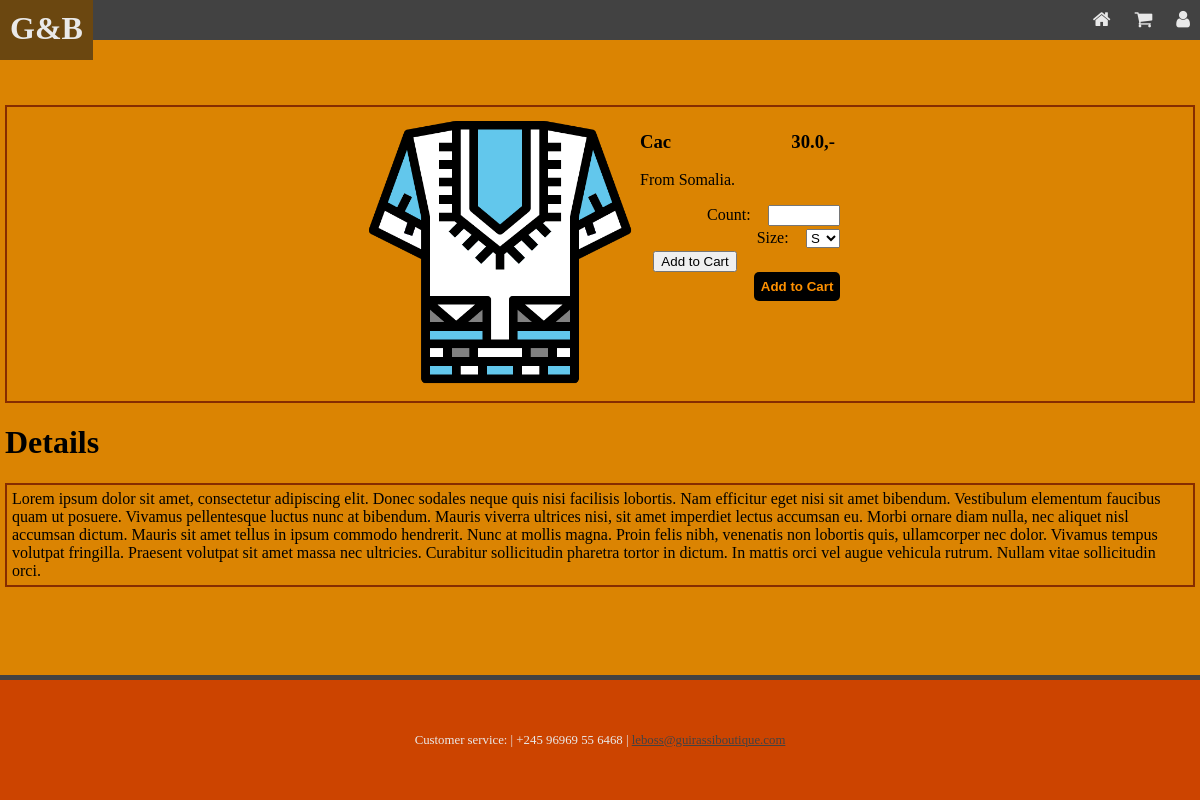
/product/2 (signed in), run on the app's committed database.
### tables this page shows
CREATE TABLE products (
                                prod_id INTEGER,
                                name TEXT NOT NULL,
                                price REAL NOT NULL,
                                file_name TEXT,
                                description text,
                                PRIMARY KEY (prod_id)
                            );

### app.py (the view)
@app.route("/product/<int:prod_id>", methods=["GET", "POST"])
def product(prod_id):
    LoggedIn = False
    conn = get_db()
    if session.get("username", None) != None:
        LoggedIn = True
    product = get_product_by_prod_id(conn, prod_id)
    name = product["name"]
    size = request.args.get("size")
    quantity = request.args.get("count")
    totalprice = 0
    productscart = get_orders_by_userid(conn, session["userid"])
    if request.method == "POST":
        size = request.form["size"]
        quantity = request.form["count"]
        totalprice = int(quantity) * float(product["price"])
        add_order(conn, session["userid"], prod_id, quantity, size, False, totalprice)
        return redirect(url_for("index"))
    return render_template("product.html", title = name, username=session.get("username", None), role=session.get("role", None), LoggedIn = LoggedIn, prod_id = prod_id, product = product)

### app.py (called while the page is built)
def get_db():
    db = getattr(g, '_database', None)
    if db is None:
        db = g._database = sqlite3.connect(DATABASE)
    return db

@app.teardown_appcontext
def close_connection(exception):
    db = getattr(g, '_database', None)
    if db is not None:
        db.close()

### setup_db.py (called while the page is built, shortened)
def get_product_by_prod_id(conn, prod_id):
    cur = conn.cursor()
    cur.execute("SELECT prod_id, name, price, file_name, description FROM products WHERE prod_id = {}".format(prod_id))
    for row in cur:
        (prod_id, name, price, file_name, description) = row
        return{
            "prod_id": prod_id,
            "name": name,
            "price": price,
            "file_name": file_name,
            "description": description
            }

def get_orders_by_userid(conn, user_id):
    cur = conn.cursor()
    cur.execute("SELECT O.order_id, O.prod_id, O.quantity, O.size, O.total, P.name, P.price FROM orders as O, products as P WHERE O.user_id = {} AND purchased = 0 AND O.prod_id = P.prod_id".format(user_id))
    orders = []
    for row in cur:
        (order_id, prod_id, quantity, size, total, name, price) = row
        orders.append({
            "order_id": order_id,
            "prod_id": prod_id,
            "quantity": quantity,
            "size": size,
            "name": name,
            "price": price,
            "total": total
        })
    print(orders)
    return orders

### templates/product.html (shortened to what this page needs)
{% extends "base.html" %}
{% block content %}
    <main class="content main">
        <div>
            <div class="framed flexbox">
                <div class="img-box">
                    <img src="{{ url_for('static', filename='images/products/') + product.file_name}}"  />
                </div>
                <div class="product_right">
                    <div class="product_info">
                        <h3><div class="price">{{ product.price }},-</div> {{ product.name }} </h3>
                        <p>{{ product.description }}.</p>
                    </div>
                    {% if LoggedIn == True %}
                        <div class="product_form">
                            <form action="" method="POST">
                                <label for="count">Count:
                                <input type="number" min="1" name="count" size="3" width="3" class="small64"></label>
                                <br>
                                <label for="size">Size:
                                <select name="size">
                                    <option value="S">S</option>
                                </select></label>
                                <br>
                                <div>
                                    <input type="submit" value="Add to Cart">
                                </div>
                            </form>
                        </div>
                        <div class="product_submit">
                            <button type="button">Add to Cart</button>
                        </div>
                    {% endif %}
                </div>
            </div>
            <h1>Details</h1>
            <div class="framed">
                Lorem ipsum dolor sit amet, consectetur adipiscing elit. Donec sodales neque quis nisi facilisis lobortis. Nam
                efficitur eget nisi sit amet bibendum. Vestibulum elementum faucibus quam ut posuere. Vivamus pellentesque
                luctus nunc at bibendum. Mauris viverra ultrices nisi, sit amet imperdiet lectus accumsan eu. Morbi ornare diam
                nulla, nec aliquet nisl accumsan dictum. Mauris sit amet tellus in ipsum commodo hendrerit. Nunc at mollis
                magna. Proin felis nibh, venenatis non lobortis quis, ullamcorper nec dolor. Vivamus tempus volutpat fringilla.
                Praesent volutpat sit amet massa nec ultricies. Curabitur sollicitudin pharetra tortor in dictum. In mattis orci
                vel augue vehicula rutrum. Nullam vitae sollicitudin orci.
            </div>
        </div>
    </main>
{% endblock content %}

### static/style.css (style rules this page uses)
html { position: relative; min-height: 100%; }
body { margin: 0; height: 100%; padding: 0px; display:flex; flex-direction: column; align-content: space-between; background-color: #db8402; }
.main { margin-top: 100px; }
main { display: flex; flex-direction: row-reverse; justify-content: center; margin-top: 100px; }
main>* { margin: 5px; }
.flexbox { display: flex; flex-wrap: wrap; justify-content: center; align-content: center; }
.price { float: right; padding-right: 5px; }
.framed { border: 2px solid #862d00; padding: 5px; height: auto; }
label { width: 300px; margin-bottom: 3px; text-align: right; display: inline-block; }
input, select { margin-left: 1em; }
button { font-weight: bold; background-color: #000000; color: #ff9100; border-style: none; padding:0.5em; border-radius: 5px; cursor: pointer; }
.img-box { position: relative; }
.img-box img { width: 280px; }
.product_form label { width: 200px; }
.product_submit { text-align: right; }
input.small64 { width:64px; }

### data on the page
products: file_name (picture), price "30.0", name "Cac", description "From Somalia"
